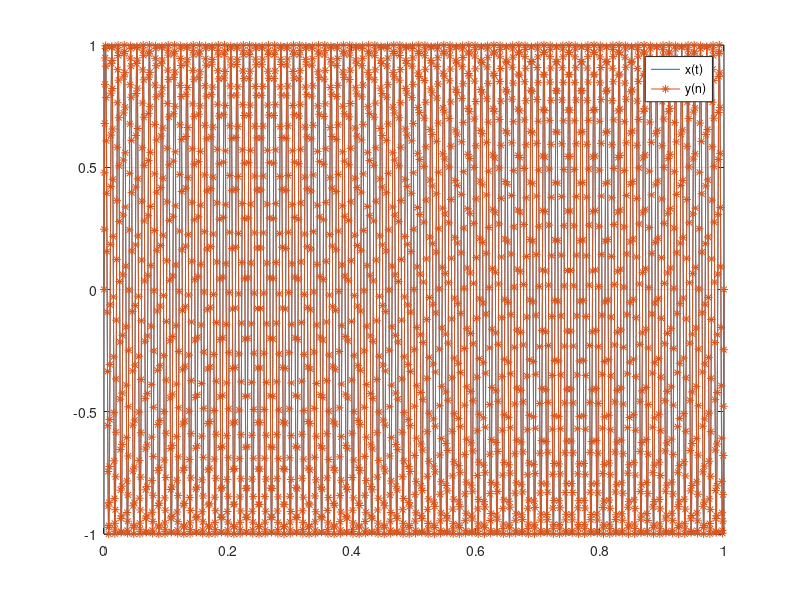

Here is the MATLAB script that generated this plot:
clear all;
close all;
clc;

f=99; #sin frequency
N=100000; #100kHz 
t=(0:1/N:1);
#t=(0:N-1)/N;
x=sin(2*pi*f*t);
plot(t,x);
xlabel('t[s]');
ylabel('amplituda [a.u.]');

D=40;#decimation
n=t(1:D:end);
y=x(1:D:end);
fs=N/D; #Sampling frequncy
plot(t,x,n,y,'*-');
grid on;
legend('x(t)','y(n)');